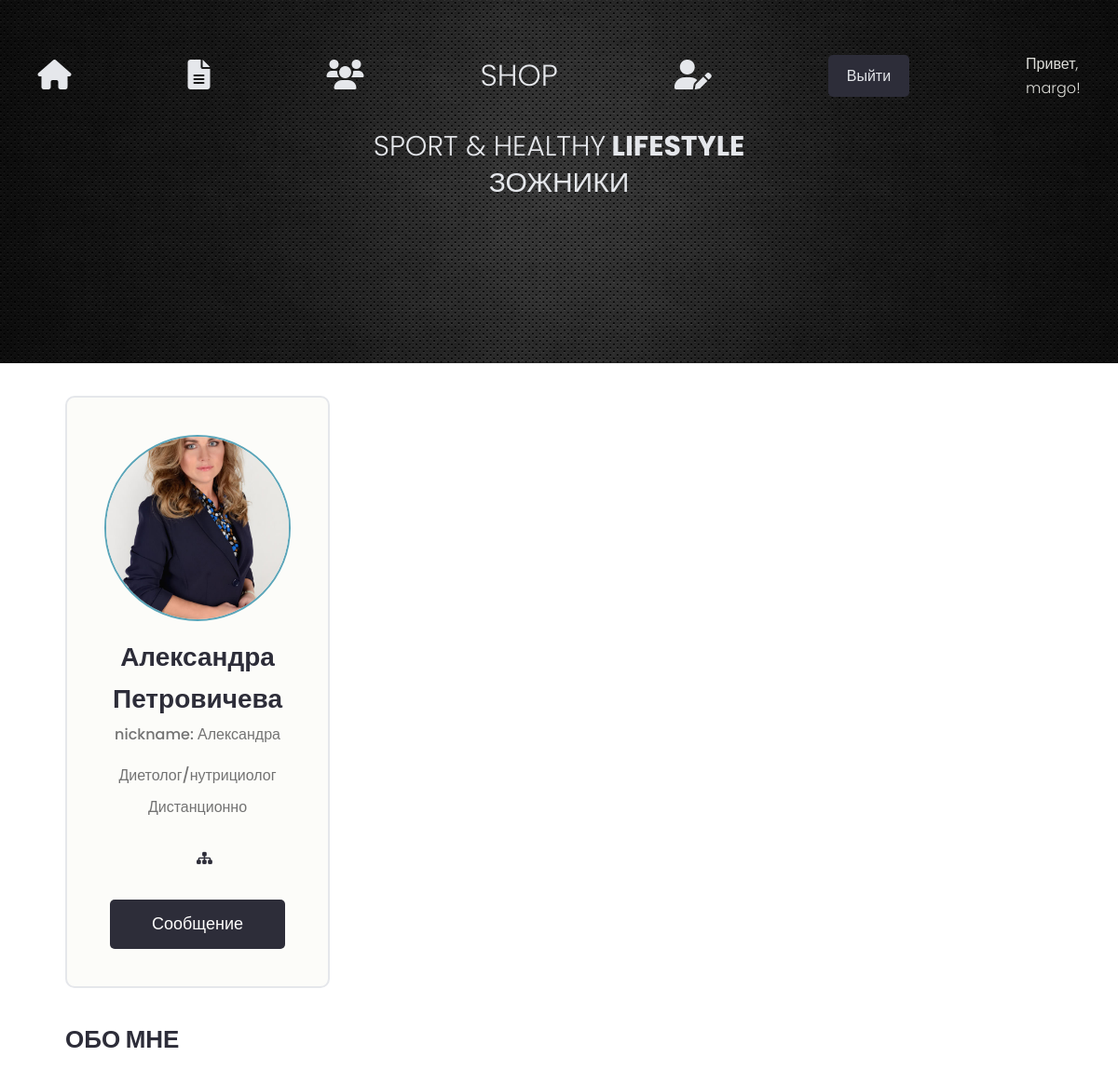
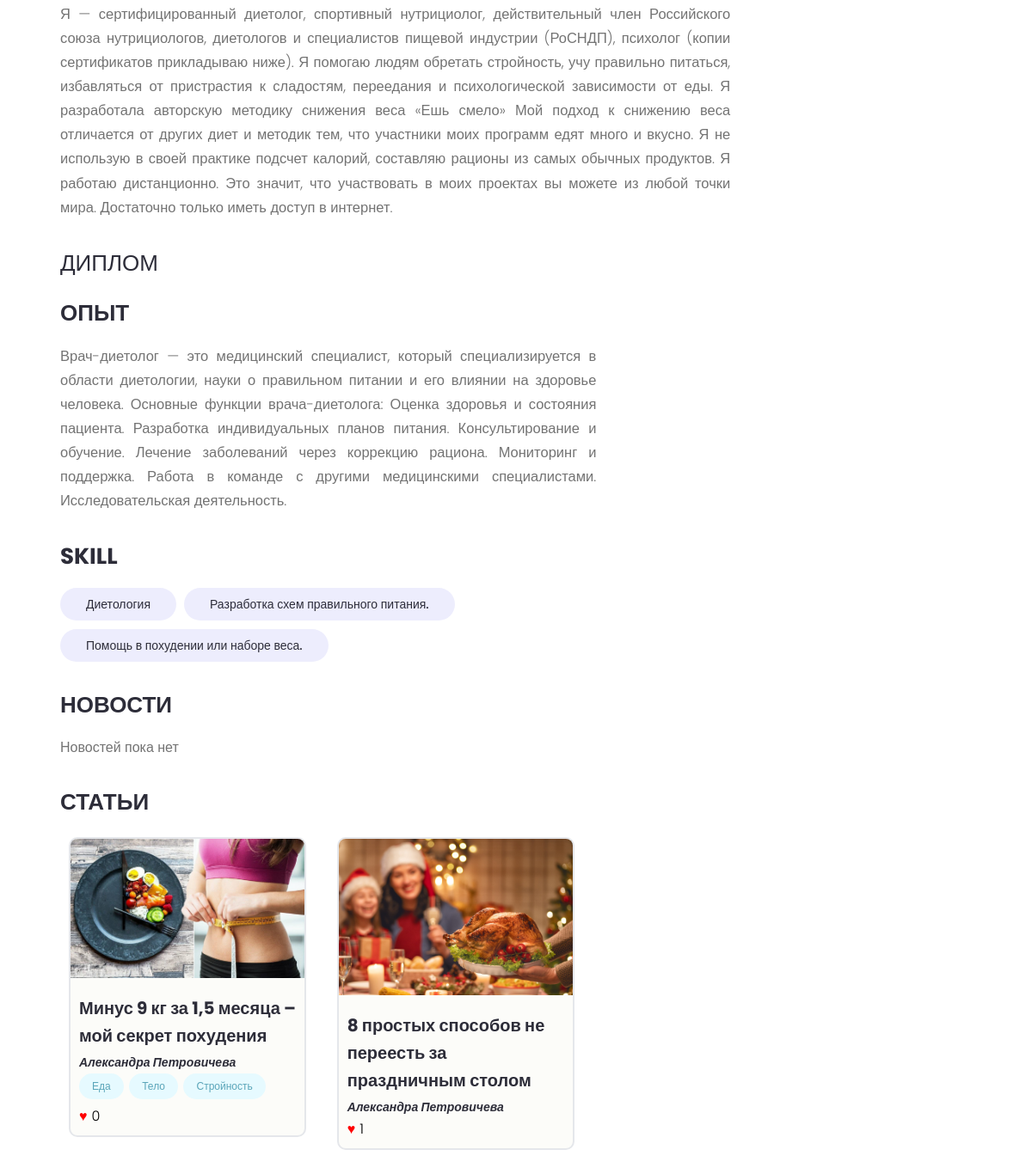
Screenshot of /users/profile/4/ (signed in) with the database file from the repository (2 pictures, top to bottom).
### users/models.py (models this page shows, shortened)
class Profile(models.Model):
    user = models.OneToOneField(User, on_delete=models.CASCADE, blank=True, verbose_name='Пользователь')
    name = models.CharField(max_length=200, blank=True, verbose_name='Имя')
    email = models.EmailField(max_length=200, blank=True, verbose_name='Эл.адрес')
    nickname = models.CharField(max_length=200, blank=True, verbose_name='Псевдоним')
    myself_short = models.CharField(max_length=200, blank=True, verbose_name='О себе коротко')
    myself = models.TextField(blank=True, verbose_name='О себе')
    photo = models.ImageField(upload_to='profiles/', default='profiles/coach.jpg', verbose_name='Фото')
    video = models.FileField(upload_to='videos/', blank=True, null=True, verbose_name='Видео')
    note = models.TextField(blank=True, null=True, verbose_name='Заметка')
    social_youtube = models.CharField(max_length=200, blank=True, verbose_name='Youtube')
    social_site = models.CharField(max_length=200, blank=True, verbose_name='Социальная сеть')
    social_website = models.CharField(max_length=200, blank=True, verbose_name='Сайт')
    document = models.FileField(upload_to='documents/', verbose_name='Документ об образовании', null=True, blank=False)
    work = models.CharField(max_length=200, blank=True, verbose_name='Место работы')
    created = models.DateTimeField(auto_now_add=True, verbose_name='Дата')
    class Meta:
        verbose_name = 'Профиль'
        verbose_name_plural = 'профили'

class Skill(models.Model):
    expert = models.ForeignKey(Profile, on_delete=models.CASCADE, blank=True, verbose_name='Эксперт')
    qualification = models.CharField(max_length=200, blank=True, verbose_name='Квалификация')
    info = models.TextField(blank=True, verbose_name='Описание')
    created = models.DateTimeField(auto_now_add=True, verbose_name='Дата')
    class Meta:
        verbose_name = 'Квалификация'
        verbose_name_plural = 'квалификации'

### projects/models.py (models this page shows, shortened)
class Project(models.Model):
    owner = models.ForeignKey(Profile, on_delete=models.SET_NULL, blank=True, null=True, verbose_name='Автор')
    sections = models.ManyToManyField('Section', blank=True, verbose_name='Категории')
    title = models.CharField(max_length=200, verbose_name='Название')
    description = RichTextUploadingField(blank=True, verbose_name='Описание')
    featured_image = models.ImageField(default='default.jpg', upload_to='projects/%Y/%m/%d', verbose_name='Изображение')
    demo_link = models.CharField(max_length=200, blank=True, verbose_name='Ссылка на демонстрацию')
    source_link = models.CharField(max_length=200, blank=True, verbose_name='Ссылка на источник')
    tags = models.ManyToManyField('Tag', blank=True, verbose_name='Тег')
    created = models.DateTimeField(auto_now_add=True, verbose_name='Дата создания')
    likes = models.ManyToManyField(User, related_name='project_likes', blank=True, verbose_name='Лайки')
    class Meta:
        ordering = ['-created']
        verbose_name = 'Статья'
        verbose_name_plural = 'статьи'

class Tag(models.Model):
    name = models.CharField(max_length=200, verbose_name='Наименование')
    created = models.DateTimeField(auto_now_add=True, verbose_name='Дата')
    def __str__(self):
        return self.name
    class Meta:
        verbose_name = 'Тэг'
        verbose_name_plural = 'тэги'

### users/views.py (the view)
# urls.py: path('profile/<str:pk>/', views.user_profile, name='user_profile'),
@login_required(login_url='login')
def user_profile(request, pk):
    prof = get_object_or_404(Profile, id=pk)
    top_skills = prof.skill_set.exclude(info__exact="")
    other_skills = prof.skill_set.filter(info="")
    selected_tag = request.GET.get('tag')
    if selected_tag:
        projects = prof.project_set.filter(tags__name=selected_tag)
    else:
        projects = prof.project_set.all()
    context = {
        'hide_search': True,
        'background_image': 'images/free.jpg',
        'profile': prof,
        'top_skills': top_skills,
        'other_skills': other_skills,
        'projects': projects,
        'selected_tag': selected_tag,
    }
    return render(request, 'users/profile.html', context)

### users/templates/users/profile.html (shortened to what this page needs)
{% extends 'projects/base.html' %}
{% block content %}
<main class="profile my-md">
    <div class="container">
        <div class="layout">
            <div class="column column--1of3">
                <div class="card text-center">
                    <div class="card__body dev">
                        <img class="avatar avatar--xl" src="{{ profile.photo.url }}"/>
                        <h2 class="dev__name">{{ profile.name }}</h2>
                        <p class="dev__title">nickname: {{ profile.nickname }}</p>
                        <br>
                        <p class="dev__title">{{ profile.myself_short }}</p>
                        <p class="dev__location">{{ profile.work }}</p>
                        <ul class="dev__social">
                            {% if profile.social_website %}
                            <li>
                                <a title="Personal Website" href="{{profile.social_website}}" target="_blank"><i
                                        class="fa fa-sitemap"></i></a>
                            </li>
                            {% endif %}
                        </ul>
                        <a href="{% url 'created_message' profile.id %}" class="btn btn--sub btn--lg">Сообщение</a>
                    </div>
                </div>
            </div>
            <div class="column column--2of3">
                <div class="devInfo">
                    <h3 class="devInfo__title">Обо мне</h3>
                    <p class="devInfo__about">
                        {{ profile.myself }}
                    </p>
                </div>
                <p class="devInfo__subtitle"><a href="{{profile.document.url }}">Диплом</a></p>
                <div class="devInfo">
                    <h3 class="devInfo__title">Опыт</h3>
                    <div class="devInfo__skills">
                        {% for skill in top_skills %}
                        <div class="devSkill">
                            <p class="devSkill__info">
                                {{ skill.info }}
                            </p>
                        </div>
                        {% endfor%}
                        <h3 class="devInfo__subtitle">SKILL</h3>
                        <div class="devInfo__otherSkills">
                            {% for skill in profile.skill_set.all %}
                            <span class="tag tag--pill tag--sub tag--lg">
                  <small>{{skill.qualification}}</small>
                </span>
                            {% endfor%}
                        </div>
                    </div>
                </div>
                <div class="devInfo">
                    <h3 class="devInfo__title">Новости</h3>
                    <div class="grid grid--two">
                        {% if not profile.photos.all and not profile.videos.all %}
                        <p>Новостей пока нет</p>
                        {% endif %}
                    </div>
                </div>
                <div class="devInfo">
                    <h3 class="devInfo__title">Статьи</h3>
                    <div class="grid grid--two">
                        {% for project in projects %}
                        <div class="column">
                            <div class="card project">
                                <a href="{% url 'project' project.id %}" class="project">
                                    <img class="project__thumbnail" src="{{project.featured_image.url}}"
                                         alt="project thumbnail"/>
                                    <div class="card__body">
                                        <h3 class="project__title">{{project.title|truncatewords:30}}</h3>
                                        <p><a class="project__author" href="{% url 'user_profile' project.owner.id %}">{{project.owner.name}}</a>
                                        </p>
                                        <div class="project__tags">
                                            {% for tag in project.tags.all %}
                                            <span class="tag tag--pill tag--main">
                                                    <small>{{ tag }}</small>
                                            </span>
                                            {% endfor %}
                                        </div>
                                        <div class="like-section">
                                            <button class="like-button" data-item-id="{{ project.id }}"
                                                    data-item-type="project">
                                                <span class="like-icon">&#9829;</span>
                                                <span class="like-count">{{ project.likes.count }}</span>
                                            </button>
                                        </div>
                                    </div>
                                </a>
                            </div>
                        </div>
                        {% endfor %}
                    </div>
                </div>
            </div>
        </div>
    </div>
</main>
{% endblock %}

### projects/templates/projects/navbar.html (shortened to what this page needs)
{% load static %}
<header class="header">
    <div class="header__background">
        <img src="{% static background_image %}" alt="Background Image" class="header__background-image">
    </div>
    <div class="container container--narrow">
        <nav class="header__nav">
            <ul class="header__menu" style="font-weight: bold;">
                <li class="header__menuItem" style="font-size: 32px;"><a href="{% url 'projects' %}" title="о Главном"><i
                        class="fas fa-home"></i></a></li>
                <li class="header__menuItem" style="font-size: 32px;"><a href="{% url 'news_feed' %}" title="Новости"><i
                        class="fas fa-file-alt"></i></a></li>
                <li class="header__menuItem" style="font-size: 32px;"><a href="{% url 'profiles' %}" title="Профессионалы"><i class="fas fa-users"></i></a></li>
                <li class="header__menuItem" style="font-size: 32px;"><a href="{% url 'shop' %}" title="Магазин">SHOP</a></li>
                {% if user.is_authenticated %}
                {% if not request.user.profile %}
                <li class="header__menuItem" style="font-size: 32px;"><a href="{% url 'create_profile' %}"
                                                                         title="Создать аккаунт"><i class="fas fa-user-edit"></i></a></li>
                {% endif %}
                <li class="header__menuItem" style="font-size: 20px;"><a href="{% url 'logout' %}" class="btn btn--sub">Выйти</a>
                </li>
                <li class="header__menuItem" style="font-size: 20px;"><span style="color: rgb(222, 222, 217);">Привет, {{user.username}}!</span></li>
                {% else %}
                <li class="header__menuItem" style="font-size: 20px;"><a href="{% url 'login' %}" class="btn btn--sub">Войти</a> </li>
                {% endif %}
            </ul>
            <div class="hero-section__box" style="text-align: center;">
                <h2>Sport & healthy<span> lifestyle </span></h2>
                <h2>ЗОЖники</h2>
            </div>
        </nav>
    </div>
</header>

### projects/static/styles/app.css (style rules this page uses)
:root { --color-sub: #2d2d39; --color-main: #5aa5b9; --color-main-light: #e6faff; --color-sub-light: #51546e; --color-sub-lighter: #ededfd; --color-text: #737373; --color-gray: #8b8b8b; --color-light: #e5e7eb; --color-light-gray: #767676; --color-bg: #f8fafd; --color-white: #fffefd; --color-white-light: #f3f3f3; --color-black: #000000; --color-success: #359e64; --color-success-bg: #def8e8; --color-error: #fc4b0b; --color-error-bg: #fff2ee; --font-base: 'Poppins', arial, helvetica, 'Segoe UI', roboto, ubuntu, sans-serif; --font-monospace: 'Fira Code', 'Courier New', courier, monospace; --font-regular: 300; --font-medium: 500; --font-bold: 700; --generic-shadow: 1px 1px 5px #00000010; --generic-transition: all 0.3s ease-in-out; }
.card { border: 2px solid var(--color-light); }
img { width: 100%; }
.header { position: relative; overflow: hidden; height: 390px; linear-gradient(rgba(0, 0, 0, 0.5), rgba(0, 0, 0, 0.5)); background-size: cover; background-repeat: no-repeat; background-position: center; background-attachment: fixed; }
.header__background { position: absolute; top: 0; left: 0; width: 100%; height: 100%; z-index: -2; object-fit: cover; }
.header__background::before { content: ''; position: absolute; top: 0; left: 0; width: 100%; height: 100%; background-color: rgba(0, 0, 0, 0.2); z-index: 1; }
.header__background-image { width: 100%; height: 100%; object-fit: cover; background-position: center; background-repeat: no-repeat; }
.container { position: relative; z-index: 2; }
.header { position: sticky; z-index: 111; background-color: var(--color-sub); padding: 5.5rem 0; weight: 300; }
.header > .container { justify-content: space-between; align-items: left; }
.header__nav > ul { display: flex; justify-content: center; align-items: center; list-style: none; gap: 12.5rem; padding: 0; margin: 0; }
.header__nav > ul > li { display: inline-flex; justify-content: center; align-items: center; }
.header__menuItem > a { color: var(--color-light); font-weight: 300; }
.hero-section__box { margin-top: 3rem; margin-bottom: 3rem; }
.hero-section__box > h2, .hero-section__box > h2 > span { font-size: 3rem; color: var(--color-light); line-height: 1.3; text-transform: uppercase; }
.hero-section__box > h2 { font-weight: 300; }
.hero-section__box > h2 > span { font-weight: 700; }
.profile .card > .dev { padding: 4rem; }
.dev__name { color: var(--color-sub); font-size: 2.8rem; font-weight: 700; margin-top: 1rem; margin-bottom: 0.5rem; }
.dev__title { font-size: 1.6rem; font-weight: 500; line-height: 1.3; }
.dev__location { margin-top: 1rem; }
.dev__social { margin: 3rem 0; list-style: none; display: flex; justify-content: center; gap: 1.5rem; }
.devInfo { margin-bottom: 3rem; }
.devInfo__title, .devInfo__subtitle { font-size: 2.6rem; color: var(--color-sub); text-transform: uppercase; font-weight: 700; margin-bottom: 1.5rem; }
.devInfo__subtitle { font-size: 2rem; color: var(--color-sub-light); }
.devInfo__about, .devSkill__info { font-size: 1.65rem; line-height: 1.7; text-align: justify; }
.devSkill { margin-bottom: 3rem; }
@media screen and (min-width: 700px) { .devSkill { display: flex; justify-content: space-between; gap: 3rem; } }
@media screen and (min-width: 700px) { .devSkill__info { flex-basis: 80%; } }
.project__author { font-size: 1.4rem; font-style: italic; }
.project__thumbnail { object-fit: cover; object-position: top center; width: 100%; height: 100%; }
.project__title { font-size: 2rem; font-weight: 700; color: var(--color-sub); }
.column { position: relative; width: 100%; padding-right: 10px; padding-left: 10px; }
.project__thumbnail { width: 100%; height: auto; }
.card__body { padding: 10px; }
.project__author { font-weight: bold; }
.like-button { background-color: transparent; border: none; cursor: pointer; display: inline-flex; align-items: center; justify-content: center; transition: color 0.3s; font-size: 1.4rem; }
.like-button .like-icon { color: red; margin-right: 5px; }
.like-button .like-count { color: black; }

### projects/static/uikit/styles/modules/_base.css (style rules this page uses)
* { margin: 0; padding: 0; box-sizing: border-box; text-rendering: optimizeLegibility; color: inherit; font-size: inherit; }
html { font-size: 50%; }
@media only screen and (min-width: 480px) { html { font-size: 56.25%; } }
@media only screen and (min-width: 1200px) { html { font-size: 62.5%; } }
body { line-height: 1.6; font-weight: 400; font-size: 1.5rem; color: var(--color-text); background-color: var(--color-bg); min-height: 100vh; }

### rows the page displays
Profile: photo (picture), name "Александра Петровичева", nickname "Александра", myself_short "Диетолог/нутрициолог", work "Дистанционно", myself "Я — сертифицированный диетолог, спортивный нутрициолог, действительный член Российского союза нутрициологов, диетологов и специалистов пищевой индустрии (РоСНДП), психолог (копии сертификатов прикладываю ниже). Я помогаю людям обретать стройность, учу правильно питаться, избавляться от пристрастия к сладостям, переедания и психологической зависимости от еды. Я разработала авторскую методику снижения веса «Ешь смело» Мой подход к снижению веса отличается от других диет и методик тем, что участники моих программ едят много и вкусно. Я не использую в своей практике подсчет калорий, составляю рационы из самых обычных продуктов. Я работаю дистанционно. Это значит, что участвовать в моих проектах…"
Skill: info "Врач-диетолог — это медицинский специалист, который специализируется в области диетологии, науки о правильном питании и его влиянии на здоровье человека. Основные функции врача-диетолога: Оценка здоровья и состояния пациента. Разработка индивидуальных планов питания. Консультирование и обучение. Лечение заболеваний через коррекцию рациона. Мониторинг и поддержка. Работа в команде с другими медицинскими специалистами. Исследовательская деятельность.", qualification "Диетология"
Skill: qualification "Разработка схем правильного питания."
Skill: qualification "Помощь в похудении или наборе веса."
Project: featured_image (picture), title "Минус 9 кг за 1,5 месяца – мой секрет похудения", owner.name "Александра Петровичева", likes.count "0"
Tag: name "Еда"
Tag: name "Тело"
Tag: name "Стройность"
Project: featured_image (picture), title "8 простых способов не переесть за праздничным столом", owner.name "Александра Петровичева", likes.count "1"

### other values shown
{{ user.username }} "margo"
